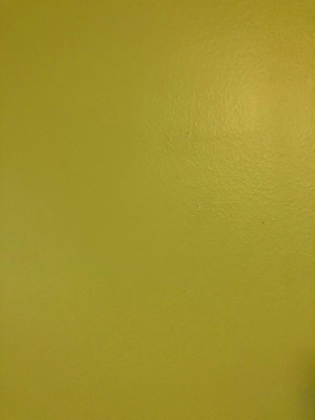
%> input picture wall.tif, 315 x 420 px, shrunk from 768 x 1024 before the run; the run also reads 1 picture not shown here
$ octave assigment_1_2b.m   (GNU Octave 9; MATLAB toolbox functions it lacks are replaced by stand-ins)
%> lines starting %> are read from the running program, lines starting %| are printed output that depends on the picture
im1 = imread('wall.tif');
%> im1 is the input picture: size 420x315x3 uint8; mean R, G, B 161.1, 147, 44
im2 = imread('wall2.tif');
noise = noiseAnalDiff(im1,im2);

function noise = noiseAnalDiff(im1, im2)
    im1 = im2double(im1);
%> im1: size 420x315x3 double
    im2 = im2double(im2);
    %average the pixels for im1
    for r = 1:size(im1, 1)
        for c = 1:size(im1, 2)
            im1(r, c) = (im1(r, c, 1) + im1(r, c, 2) + im1(r, c, 3)) / 3;
        end
    end
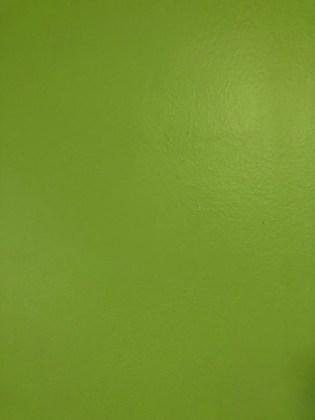
%> im1: size 420x315x3 double; mean R, G, B 0.46, 0.576, 0.173
    %average the pixels for im2
    for r = 1:size(im2, 1)
        for c = 1:size(im2, 2)
            im2(r, c) = (im2(r, c, 1) + im2(r, c, 2) + im2(r, c, 3)) / 3;
        end
    end
    im1 = im1(:, :, 1);
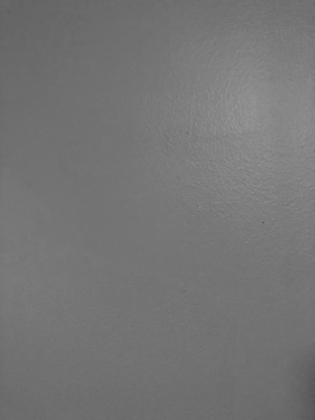
%> im1: size 420x315 double; min 0.329, max 0.593, mean 0.46
    im2 = im2(:, :, 1);
    diff = im1 - im2;
%> diff: size 420x315 double; every value is 0
    std_diff  = std(diff(:));
%> std_diff = 0
    mean_im1 = mean(im1(:));
%> mean_im1 = 0.46
    noise = std_diff / mean_im1;
%> noise = 0
end
